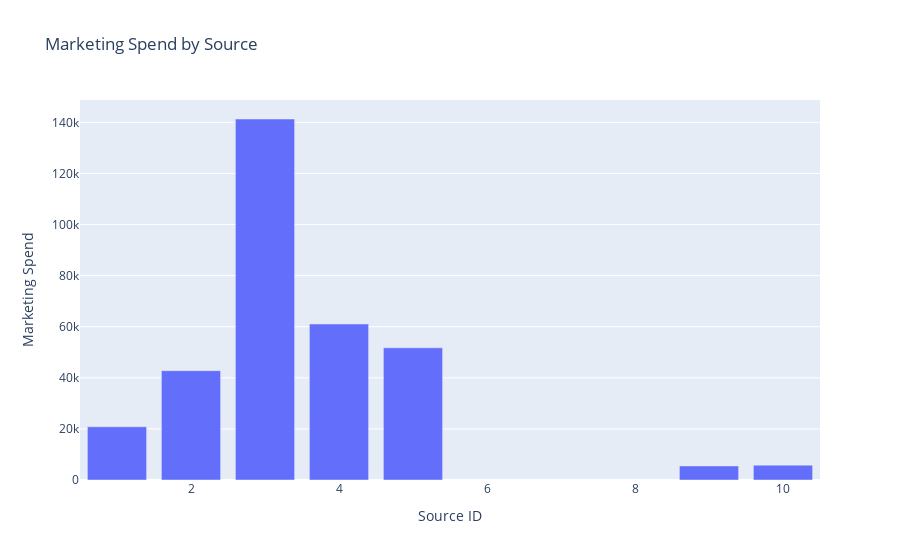
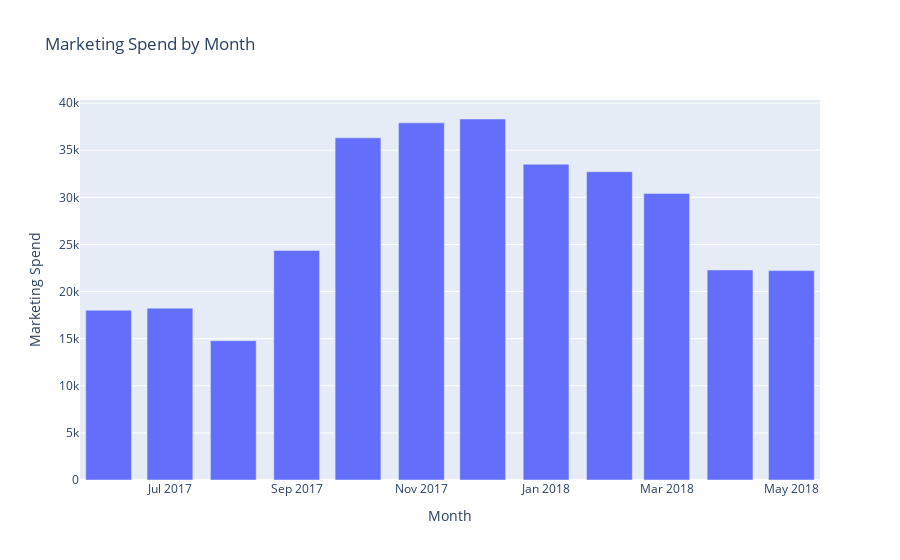

Notebook code for these charts, in order:
### Code cell
# Marketing spend by source
source_costs = cost_updated.groupby(['source_id'])['costs'].sum().reset_index()

# Marketing spend by month and source_id
monthly_costs = cost_updated.groupby('month')['costs'].sum().reset_index()

# Graphical Representation of marketing spend by source
fig = px.bar(source_costs, x="source_id", y="costs",
              labels=dict(source_id='Source ID', costs='Marketing Spend'),
              title='Marketing Spend by Source'
             )
fig.show()

#Graphical Representation of marketing spend by month
fig = px.bar(monthly_costs, x="month", y="costs",
              labels=dict(month='Month', costs='Marketing Spend'),
              title='Marketing Spend by Month'
             )
fig.show()

### Figure 1 — Plotly figure (JSON) as saved in the notebook; plotly's stock layout.template omitted (floating-point values rounded to 4 significant figures)
{"data": [{"alignmentgroup": "True", "hovertemplate": "Source ID=%{x}<br>Marketing Spend=%{y}<extra></extra>", "legendgroup": "", "marker": {"color": "#636efa", "pattern": {"shape": ""}}, "name": "", "offsetgroup": "", "orientation": "v", "showlegend": false, "textposition": "auto", "type": "bar", "x": [1, 2, 3, 4, 5, 9, 10], "xaxis": "x", "y": [20830.0, 42810.0, 141300.0, 61070.0, 51760.0, 5517.0, 5822.0], "yaxis": "y"}], "layout": {"barmode": "relative", "legend": {"tracegroupgap": 0}, "title": {"text": "Marketing Spend by Source"}, "xaxis": {"anchor": "y", "domain": [0, 1], "title": {"text": "Source ID"}}, "yaxis": {"anchor": "x", "domain": [0, 1], "title": {"text": "Marketing Spend"}}}}

### Figure 2 — Plotly figure (JSON) as saved in the notebook; plotly's stock layout.template omitted (floating-point values rounded to 4 significant figures)
{"data": [{"alignmentgroup": "True", "hovertemplate": "Month=%{x}<br>Marketing Spend=%{y}<extra></extra>", "legendgroup": "", "marker": {"color": "#636efa", "pattern": {"shape": ""}}, "name": "", "offsetgroup": "", "orientation": "v", "showlegend": false, "textposition": "auto", "type": "bar", "x": ["2017-06", "2017-07", "2017-08", "2017-09", "2017-10", "2017-11", "2017-12", "2018-01", "2018-02", "2018-03", "2018-04", "2018-05"], "xaxis": "x", "y": [18015, 18240.0, 14790.0, 24370.0, 36320.0, 37910.0, 38320.0, 33520.0, 32720.0, 30420.0, 22290.0, 22220.0], "yaxis": "y"}], "layout": {"barmode": "relative", "legend": {"tracegroupgap": 0}, "title": {"text": "Marketing Spend by Month"}, "xaxis": {"anchor": "y", "domain": [0, 1], "title": {"text": "Month"}}, "yaxis": {"anchor": "x", "domain": [0, 1], "title": {"text": "Marketing Spend"}}}}
